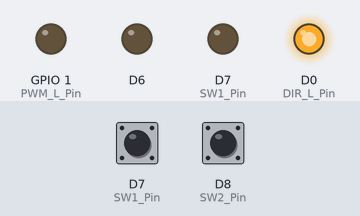
Recording of a sketch running on a simulated ESP8266 (NodeMCU). On the bench: output pins drawn as LEDs (lit = HIGH). The test bench sets the inputs (shaded band); at power-on: D7 (SW1_Pin) HIGH, D8 (SW2_Pin) HIGH.

Above: at 1.2 s.
1.3 s: D7 (SW1_Pin) pulled LOW for 0.15 s
At 1.8 s:
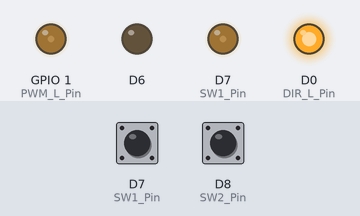
3.0 s: D8 (SW2_Pin) pulled LOW for 0.15 s
At 4.3 s:
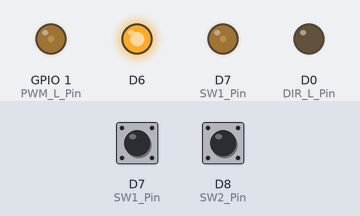
Timing chart, 0 to 6.0 s (numbered marks = the images above; inputs shaded):
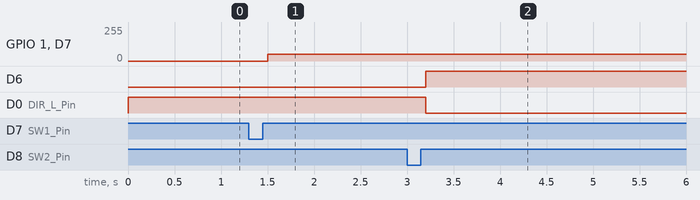

The sketch:

Exercise13.ino
```cpp
// (licence header left out)
int DIR_R_Pin = D12;
int DIR_L_Pin = D0;
int SW1_Pin = D7;
int SW2_Pin = D8;
int PWM_R_Pin = D11;
int PWM_L_Pin = D10;
int CW_R  = 0;
int CCW_R = 1;
int CW_L = 1;
int CCW_L = 0;

int PWM =50;

void setup() {
  // put your setup code here, to run once:
  pinMode(DIR_R_Pin,OUTPUT);
  pinMode(DIR_L_Pin,OUTPUT);

  pinMode(SW1_Pin,INPUT_PULLUP);
  pinMode(SW2_Pin,INPUT_PULLUP);

  digitalWrite(DIR_R_Pin,CW_R);
  digitalWrite(DIR_L_Pin,CW_L);

}

void loop() {
  // put your main code here, to run repeatedly:
  if(digitalRead(SW1_Pin) == LOW){
    delay(200);
    digitalWrite(DIR_R_Pin,CW_R);
    digitalWrite(DIR_L_Pin,CW_L);
    analogWrite(PWM_R_Pin,PWM);
    analogWrite(PWM_L_Pin,PWM);
  }
  if(digitalRead(SW2_Pin) == LOW){
    delay(200);
    digitalWrite(DIR_R_Pin,CCW_R);
    digitalWrite(DIR_L_Pin,CCW_L);
    analogWrite(PWM_R_Pin,PWM);
    analogWrite(PWM_L_Pin,PWM);
    }
 }
```

Measured:
- after the input at 1.3 s, GPIO 1 (PWM_L_Pin), D7 (SW1_Pin): 0/255 → 50/255 after 0.20 s
- after the input at 3.0 s, D6: LOW → HIGH after 0.20 s; D0 (DIR_L_Pin): HIGH → LOW after 0.20 s
